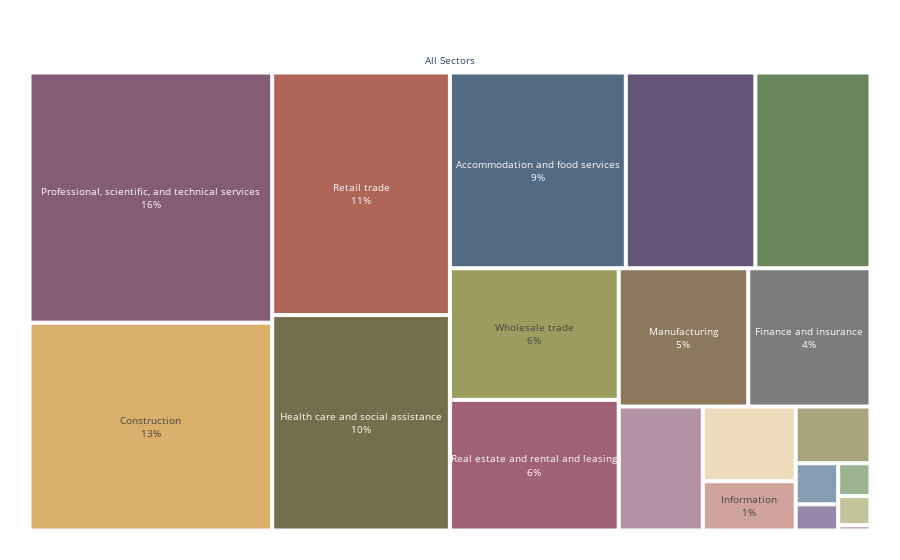

Notebook code for this chart:
### Code cell
fig = px.treemap(df_2018_noSStot, path=[px.Constant("All Sectors"), 'Sector'], values='NumFirms',
                  color_discrete_sequence= px.colors.qualitative.Antique)
fig.update_traces(textposition='middle center', textinfo='label + percent parent')
fig.update_layout(uniformtext=dict(minsize=10, mode = 'hide'),margin = dict(t=50, l=25, r=25, b=25))
fig.show()

### Figure 1 — Plotly figure (JSON) as saved in the notebook; plotly's stock layout.template omitted (floating-point values rounded to 4 significant figures)
{"data": [{"branchvalues": "total", "domain": {"x": [0, 1], "y": [0, 1]}, "hovertemplate": "labels=%{label}<br>NumFirms=%{value}<br>parent=%{parent}<br>id=%{id}<extra></extra>", "ids": ["All Sectors/Accommodation and food services", "All Sectors/Administrative and support and waste management and remediation services", "All Sectors/Agriculture, forestry, fishing and hunting", "All Sectors/Arts, entertainment, and recreation", "All Sectors/Construction", "All Sectors/Educational services", "All Sectors/Finance and insurance", "All Sectors/Health care and social assistance", "All Sectors/Industries not classified", "All Sectors/Information", "All Sectors/Management of companies and enterprises", "All Sectors/Manufacturing", "All Sectors/Mining, quarrying, and oil and gas extraction", "All Sectors/Other services (except public administration)", "All Sectors/Professional, scientific, and technical services", "All Sectors/Real estate and rental and leasing", "All Sectors/Retail trade", "All Sectors/Total for all sectors", "All Sectors/Transportation and warehousing", "All Sectors/Utilities", "All Sectors/Wholesale trade", "All Sectors"], "labels": ["Accommodation and food services", "Administrative and support and waste management and remediation services", "Agriculture, forestry, fishing and hunting", "Arts, entertainment, and recreation", "Construction", "Educational services", "Finance and insurance", "Health care and social assistance", "Industries not classified", "Information", "Management of companies and enterprises", "Manufacturing", "Mining, quarrying, and oil and gas extraction", "Other services (except public administration)", "Professional, scientific, and technical services", "Real estate and rental and leasing", "Retail trade", "Total for all sectors", "Transportation and warehousing", "Utilities", "Wholesale trade", "All Sectors"], "name": "", "parents": ["All Sectors", "All Sectors", "All Sectors", "All Sectors", "All Sectors", "All Sectors", "All Sectors", "All Sectors", "All Sectors", "All Sectors", "All Sectors", "All Sectors", "All Sectors", "All Sectors", "All Sectors", "All Sectors", "All Sectors", "All Sectors", "All Sectors", "All Sectors", "All Sectors", ""], "textinfo": "label+percent parent", "textposition": "middle center", "type": "treemap", "values": [1113100, 728404, 56515, 224235, 1630332, 137144, 545965, 1237113, 30279, 147920, 34366, 578819, 35918, 819745, 1962205, 712668, 1393071, 0, 337075, 5598, 717944, 12448416]}], "layout": {"legend": {"tracegroupgap": 0}, "margin": {"b": 25, "l": 25, "r": 25, "t": 50}, "treemapcolorway": ["rgb(133, 92, 117)", "rgb(217, 175, 107)", "rgb(175, 100, 88)", "rgb(115, 111, 76)", "rgb(82, 106, 131)", "rgb(98, 83, 119)", "rgb(104, 133, 92)", "rgb(156, 156, 94)", "rgb(160, 97, 119)", "rgb(140, 120, 93)", "rgb(124, 124, 124)"], "uniformtext": {"minsize": 10, "mode": "hide"}}}
